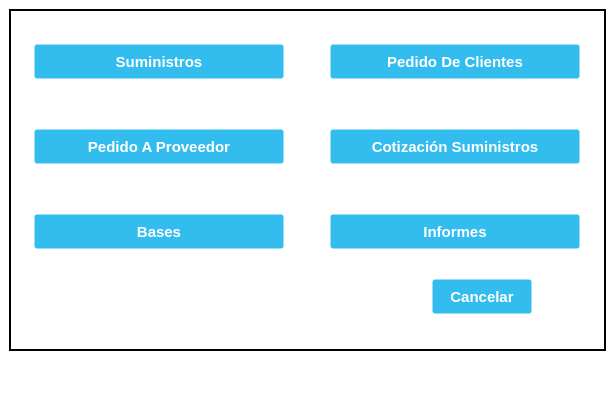
<?xml version="1.0" encoding="UTF-8"?>
<ui version="4.0">
 <class>Purchasing_Menu</class>
 <widget class="QMainWindow" name="Purchasing_Menu">
  <property name="windowModality">
   <enum>Qt::WindowModal</enum>
  </property>
  <property name="geometry">
   <rect>
    <x>0</x>
    <y>0</y>
    <width>615</width>
    <height>400</height>
   </rect>
  </property>
  <property name="minimumSize">
   <size>
    <width>615</width>
    <height>400</height>
   </size>
  </property>
  <property name="maximumSize">
   <size>
    <width>615</width>
    <height>400</height>
   </size>
  </property>
  <property name="windowTitle">
   <string>ERP EIPSA - Compras</string>
  </property>
  <property name="windowIcon">
   <iconset>
    <normaloff>//nas01/DATOS/Comunes/EIPSA-ERP/Iconos/icon.ico</normaloff>//nas01/DATOS/Comunes/EIPSA-ERP/Iconos/icon.ico</iconset>
  </property>
  <property name="styleSheet">
   <string notr="true">QWidget {
background-color: rgb(255, 255, 255);
}

.QFrame {
	border: 2px solid black;
}

QPushButton {
background-color: #33bdef;
  border: 1px solid transparent;
  border-radius: 3px;
  box-shadow: rgba(255, 255, 255, .4) 0 1px 0 0 inset;
  box-sizing: border-box;
  color: #fff;
  cursor: pointer;
  display: inline-block;
  font-family: -apple-system,system-ui,&quot;Segoe UI&quot;,&quot;Liberation Sans&quot;,sans-serif;
  font-size: 15px;
  font-weight: 800;
  line-height: 1.15385;
  margin: 0;
  outline: none;
  padding: 8px .8em;
  text-align: center;
  text-decoration: none;
  text-shadow: 0px 1px 0px #263666;
  user-select: none;
  -webkit-user-select: none;
  touch-action: manipulation;
  vertical-align: baseline;
  white-space: nowrap;
}

QPushButton:hover {
	background-color: #019ad2;
	border-color: rgb(0, 0, 0);
}

QPushButton:pressed {
	background-color: rgb(1, 140, 190);
	border-color: rgb(255, 255, 255);
}</string>
  </property>
  <widget class="QWidget" name="centralwidget">
   <property name="minimumSize">
    <size>
     <width>615</width>
     <height>360</height>
    </size>
   </property>
   <property name="maximumSize">
    <size>
     <width>615</width>
     <height>360</height>
    </size>
   </property>
   <layout class="QGridLayout" name="gridLayout">
    <item row="0" column="0">
     <widget class="QFrame" name="frame">
      <property name="minimumSize">
       <size>
        <width>275</width>
        <height>325</height>
       </size>
      </property>
      <property name="frameShape">
       <enum>QFrame::StyledPanel</enum>
      </property>
      <property name="frameShadow">
       <enum>QFrame::Raised</enum>
      </property>
      <layout class="QGridLayout" name="gridLayout_2">
       <item row="2" column="0">
        <spacer name="vSpacer1">
         <property name="orientation">
          <enum>Qt::Vertical</enum>
         </property>
         <property name="sizeType">
          <enum>QSizePolicy::Fixed</enum>
         </property>
         <property name="sizeHint" stdset="0">
          <size>
           <width>20</width>
           <height>20</height>
          </size>
         </property>
        </spacer>
       </item>
       <item row="3" column="0">
        <layout class="QHBoxLayout" name="hLayout2">
         <item>
          <widget class="QPushButton" name="Button_SupplierOrder">
           <property name="minimumSize">
            <size>
             <width>250</width>
             <height>35</height>
            </size>
           </property>
           <property name="maximumSize">
            <size>
             <width>250</width>
             <height>35</height>
            </size>
           </property>
           <property name="text">
            <string>Pedido A Proveedor</string>
           </property>
          </widget>
         </item>
         <item>
          <spacer name="hSpacer2">
           <property name="orientation">
            <enum>Qt::Horizontal</enum>
           </property>
           <property name="sizeType">
            <enum>QSizePolicy::Fixed</enum>
           </property>
           <property name="sizeHint" stdset="0">
            <size>
             <width>40</width>
             <height>20</height>
            </size>
           </property>
          </spacer>
         </item>
         <item>
          <widget class="QPushButton" name="Button_Quotation">
           <property name="minimumSize">
            <size>
             <width>250</width>
             <height>35</height>
            </size>
           </property>
           <property name="maximumSize">
            <size>
             <width>250</width>
             <height>35</height>
            </size>
           </property>
           <property name="text">
            <string>Cotización Suministros</string>
           </property>
          </widget>
         </item>
        </layout>
       </item>
       <item row="0" column="0">
        <layout class="QHBoxLayout" name="hLayout1">
         <item>
          <widget class="QPushButton" name="Button_Supplies">
           <property name="minimumSize">
            <size>
             <width>250</width>
             <height>35</height>
            </size>
           </property>
           <property name="maximumSize">
            <size>
             <width>250</width>
             <height>35</height>
            </size>
           </property>
           <property name="text">
            <string>Suministros</string>
           </property>
          </widget>
         </item>
         <item>
          <spacer name="hSpacer1">
           <property name="orientation">
            <enum>Qt::Horizontal</enum>
           </property>
           <property name="sizeType">
            <enum>QSizePolicy::Fixed</enum>
           </property>
           <property name="sizeHint" stdset="0">
            <size>
             <width>40</width>
             <height>20</height>
            </size>
           </property>
          </spacer>
         </item>
         <item>
          <widget class="QPushButton" name="Button_ClientOrder">
           <property name="minimumSize">
            <size>
             <width>250</width>
             <height>35</height>
            </size>
           </property>
           <property name="maximumSize">
            <size>
             <width>250</width>
             <height>35</height>
            </size>
           </property>
           <property name="text">
            <string>Pedido De Clientes</string>
           </property>
          </widget>
         </item>
        </layout>
       </item>
       <item row="11" column="0">
        <layout class="QHBoxLayout" name="hLayout4">
         <property name="topMargin">
          <number>0</number>
         </property>
         <item>
          <spacer name="hSpacer4">
           <property name="orientation">
            <enum>Qt::Horizontal</enum>
           </property>
           <property name="sizeType">
            <enum>QSizePolicy::Fixed</enum>
           </property>
           <property name="sizeHint" stdset="0">
            <size>
             <width>350</width>
             <height>20</height>
            </size>
           </property>
          </spacer>
         </item>
         <item>
          <widget class="QPushButton" name="Button_Cancel">
           <property name="enabled">
            <bool>true</bool>
           </property>
           <property name="minimumSize">
            <size>
             <width>100</width>
             <height>35</height>
            </size>
           </property>
           <property name="maximumSize">
            <size>
             <width>100</width>
             <height>35</height>
            </size>
           </property>
           <property name="text">
            <string>Cancelar</string>
           </property>
          </widget>
         </item>
        </layout>
       </item>
       <item row="10" column="0">
        <layout class="QHBoxLayout" name="hLayout3">
         <property name="topMargin">
          <number>0</number>
         </property>
         <item>
          <widget class="QPushButton" name="Button_Databases">
           <property name="minimumSize">
            <size>
             <width>250</width>
             <height>35</height>
            </size>
           </property>
           <property name="maximumSize">
            <size>
             <width>250</width>
             <height>35</height>
            </size>
           </property>
           <property name="text">
            <string>Bases</string>
           </property>
          </widget>
         </item>
         <item>
          <spacer name="hSpacer3">
           <property name="orientation">
            <enum>Qt::Horizontal</enum>
           </property>
           <property name="sizeType">
            <enum>QSizePolicy::Fixed</enum>
           </property>
           <property name="sizeHint" stdset="0">
            <size>
             <width>40</width>
             <height>20</height>
            </size>
           </property>
          </spacer>
         </item>
         <item>
          <widget class="QPushButton" name="Button_Reports">
           <property name="minimumSize">
            <size>
             <width>250</width>
             <height>35</height>
            </size>
           </property>
           <property name="maximumSize">
            <size>
             <width>250</width>
             <height>35</height>
            </size>
           </property>
           <property name="text">
            <string>Informes</string>
           </property>
          </widget>
         </item>
        </layout>
       </item>
       <item row="6" column="0">
        <spacer name="vSpacer2">
         <property name="orientation">
          <enum>Qt::Vertical</enum>
         </property>
         <property name="sizeType">
          <enum>QSizePolicy::Fixed</enum>
         </property>
         <property name="sizeHint" stdset="0">
          <size>
           <width>20</width>
           <height>20</height>
          </size>
         </property>
        </spacer>
       </item>
      </layout>
     </widget>
    </item>
   </layout>
  </widget>
  <widget class="QMenuBar" name="menubar">
   <property name="geometry">
    <rect>
     <x>0</x>
     <y>0</y>
     <width>615</width>
     <height>22</height>
    </rect>
   </property>
  </widget>
  <widget class="QStatusBar" name="statusbar"/>
 </widget>
 <tabstops>
  <tabstop>Button_Supplies</tabstop>
  <tabstop>Button_ClientOrder</tabstop>
  <tabstop>Button_SupplierOrder</tabstop>
  <tabstop>Button_Quotation</tabstop>
  <tabstop>Button_Databases</tabstop>
  <tabstop>Button_Reports</tabstop>
 </tabstops>
 <resources/>
 <connections/>
</ui>
